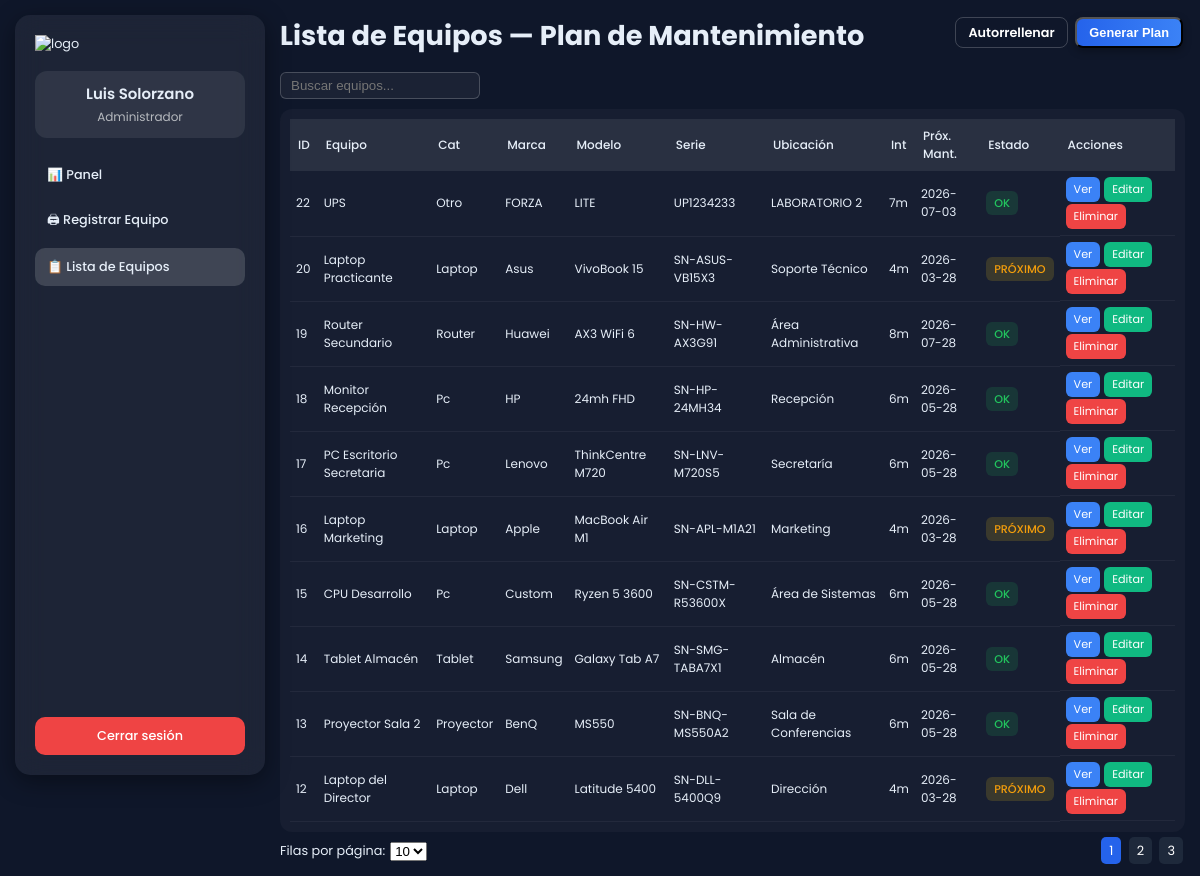
Screenshot of /lista_equipos.php?msg=error_id (signed in) with the database file from the repository.
### tables this page shows
CREATE TABLE `equipos` (
  `id_equipo` int(11) NOT NULL,
  `codigo_patrimonial` varchar(50) DEFAULT NULL,
  `nombre_equipo` varchar(150) NOT NULL,
  `categoria` varchar(50) NOT NULL,
  `marca` varchar(100) DEFAULT NULL,
  `modelo` varchar(100) DEFAULT NULL,
  `numero_serie` varchar(100) DEFAULT NULL,
  `estado` enum('Operativo','En Reparación','Dado de Baja') DEFAULT 'Operativo',
  `ubicacion` varchar(150) DEFAULT NULL,
  `fecha_registro` timestamp NOT NULL DEFAULT current_timestamp(),
  `ultimo_mantenimiento` date DEFAULT NULL
);

### lista_equipos.php (the view, shortened to what this page needs)
<?php
require_once "conexion.php";
$intervalos = [
    "laptop"=>4,"pc"=>6,"cpu"=>6,"computadora"=>6,
    "router"=>8,"switch"=>8,"monitor"=>10,"impresora"=>6,
    "tablet"=>6,"proyector"=>6,"servidor"=>3,"otro"=>7
];
function proximaFecha($fecha,$meses){ return date("Y-m-d",strtotime("+$meses months",strtotime($fecha))); }
$filas_por_pagina = isset($_GET['rows']) ? (int)$_GET['rows'] : 10;
$pagina = isset($_GET['page']) ? (int)$_GET['page'] : 1;
$filas_por_pagina = in_array($filas_por_pagina,[10,20,30]) ? $filas_por_pagina : 10;
$offset = ($pagina-1) * $filas_por_pagina;
$search = $_GET['search'] ?? '';
$search_sql = $conn->real_escape_string($search);
$where = $search_sql ? "WHERE nombre_equipo LIKE '%$search_sql%' OR categoria LIKE '%$search_sql%' OR marca LIKE '%$search_sql%'" : "";
$total_res = $conn->query("SELECT COUNT(*) AS total FROM equipos $where");
$total_row = $total_res->fetch_assoc()['total'];
$total_paginas = ceil($total_row / $filas_por_pagina);
$sql="SELECT id_equipo,nombre_equipo,categoria,marca,modelo,numero_serie,estado,ubicacion,fecha_registro
      FROM equipos
      $where
      ORDER BY id_equipo DESC
      LIMIT $offset, $filas_por_pagina";
$res=$conn->query($sql);
$nombre=$_SESSION['nombre']??'Usuario';
$rol=$_SESSION['rol']??'Invitado';
$pagina_actual=basename($_SERVER['PHP_SELF']);
?>
<!DOCTYPE html>
<html lang="es">
<head>
</head>
<body>
<div class="sidebar">
  <div class="logo-box"><img src="img/logo.png" alt="logo"></div>
  <div class="user-box"><h3><?= htmlspecialchars($nombre) ?></h3><span><?= htmlspecialchars(ucfirst($rol)) ?></span></div>
  <div class="nav">
    <a href="panel.php" class="<?= $pagina_actual=='panel.php'?'active':'' ?>">📊 Panel</a>
    <a href="registrar_equipo.php" class="<?= $pagina_actual=='registrar_equipo.php'?'active':'' ?>">🖨 Registrar Equipo</a>
    <a href="lista_equipos.php" class="active">📋 Lista de Equipos</a>
  </div>
  <a class="logout-btn" href="logout.php">Cerrar sesión</a>
</div>
<div class="content">
  <div class="header">
    <h1>Lista de Equipos — Plan de Mantenimiento</h1>
    <div>
      <a href="lista_equipos.php?action=autofill" class="btn btn-ghost">Autorrellenar</a>
      <button class="btn btn-primary">Generar Plan</button>
    </div>
  </div>
  <input type="text" id="searchInput" placeholder="Buscar equipos..." value="<?= htmlspecialchars($search) ?>">
  <div class="table-wrap">
    <table id="equiposTable">
      <thead>
        <tr>
          <th>ID</th><th>Equipo</th><th>Cat</th><th>Marca</th><th>Modelo</th>
          <th>Serie</th><th>Ubicación</th><th>Int</th><th>Próx. Mant.</th>
          <th>Estado</th><th>Acciones</th>
        </tr>
      </thead>
      <tbody>
      <?php if($res && $res->num_rows): while($r=$res->fetch_assoc()):
        $categoria=trim($r['categoria'])?:'Otro';
        $key=strtolower($categoria);
        $meses=$intervalos[$key]??$intervalos['otro'];
        $proxima=proximaFecha($r['fecha_registro'],$meses);
        $hoy=date('Y-m-d');
        if($proxima<$hoy){$estado="VENCIDO";$badge="badge-venc";}
        elseif(strtotime($proxima)-strtotime($hoy)<=30*86400){$estado="PRÓXIMO";$badge="badge-prox";}
        else{$estado="OK";$badge="badge-ok";}
      ?>
      <tr>
        <td><?= $r['id_equipo'] ?></td>
        <td><?= htmlspecialchars($r['nombre_equipo']) ?></td>
        <td><?= htmlspecialchars($categoria) ?></td>
        <td><?= htmlspecialchars($r['marca']) ?></td>
        <td><?= htmlspecialchars($r['modelo']) ?></td>
        <td><?= htmlspecialchars($r['numero_serie']) ?></td>
        <td><?= htmlspecialchars($r['ubicacion']) ?></td>
        <td><?= $meses ?>m</td>
        <td><?= $proxima ?></td>
        <td><span class="badge <?= $badge ?>"><?= $estado ?></span></td>
        <td class="actions">
          <a class="link-action ver" href="ver_equipo.php?id=<?= $r['id_equipo'] ?>">Ver</a>
          <a class="link-action editar" href="editar_equipo.php?id=<?= $r['id_equipo'] ?>">Editar</a>
          <a class="link-action eliminar" onclick="return confirm('¿Eliminar?')" href="eliminar_equipo.php?id=<?= $r['id_equipo'] ?>">Eliminar</a>
        </td>
      </tr>
      <?php endwhile; else: ?>
      <tr><td colspan="11">No hay equipos registrados.</td></tr>
      <?php endif; ?>
      </tbody>
    </table>
  </div>
  <div class="pagination">
    <div>
      <form method="get" style="display:flex; align-items:center; gap:5px;">
        <label for="rows">Filas por página:</label>
        <select name="rows" id="rows" onchange="this.form.submit()">
          <option value="10" <?= $filas_por_pagina==10?'selected':'' ?>>10</option>
        </select>
      </form>
    </div>
    <div>
      <?php for($i=1;$i<=$total_paginas;$i++): ?>
        <a href="?page=<?= $i ?>&rows=<?= $filas_por_pagina ?>&search=<?= urlencode($search) ?>" class="<?= $i==$pagina?'active':'inactive' ?>"><?= $i ?></a>
      <?php endfor; ?>
    </div>
  </div>
</div>
</body>
</html>

### lista_equipos.php (style rules this page uses)
:root { --bg:#0f172a; --glass:rgba(255,255,255,0.06); --accent:#e6eef8; --muted:rgba(255,255,255,0.65); --primary:#2563eb; --success:#16a34a; --warn:#f59e0b; --danger:#ef4444; }
* { box-sizing:border-box;margin:0;padding:0 }
body { font-family:'Poppins',sans-serif;background:var(--bg);color:var(--accent);display:flex;min-height:100vh;padding:15px;font-size:0.8rem; }
.sidebar { width:250px;background:var(--glass);backdrop-filter:blur(14px);border-radius:15px;padding:20px;display:flex;flex-direction:column;gap:18px;position:sticky;top:10px;height:95vh;box-shadow:0 6px 25px rgba(0,0,0,0.4); }
.logo-box img { width:100px }
.user-box { background:rgba(255,255,255,0.08);padding:12px;border-radius:12px;text-align:center;transition:0.3s; }
.user-box h3 { margin-bottom:3px;font-weight:600 }
.user-box span { color:var(--muted);font-size:0.75rem }
.nav { display:flex;flex-direction:column;gap:6px }
.nav a { padding:10px 12px;border-radius:10px;text-decoration:none;color:var(--accent);font-weight:500;transition:0.3s; }
.nav .active { background:rgba(255,255,255,0.15) }
.logout-btn { margin-top:auto;padding:10px;background:var(--danger);border-radius:10px;text-align:center;text-decoration:none;color:white;font-weight:500;transition:0.3s; }
.content { flex:1;margin-left:15px }
.header { display:flex;justify-content:space-between;margin-bottom:15px;flex-wrap:wrap;font-size:0.85rem; }
.btn { padding:6px 12px;border-radius:8px;color:white;text-decoration:none;font-weight:600;transition:0.3s;cursor:pointer;font-size:0.8rem;margin:2px; }
.btn-ghost { border:1px solid rgba(255,255,255,0.2);background:transparent }
.btn-primary { background:linear-gradient(90deg,#2563eb,#3b82f6);box-shadow:0 3px 8px rgba(0,0,0,0.3); }
.table-wrap { background:rgba(255,255,255,0.03);padding:10px;border-radius:12px;overflow-x:auto; }
table { width:100%;border-collapse:collapse;font-size:0.75rem; }
thead th { padding:8px;background:rgba(255,255,255,0.08);text-align:left;font-weight:500 }
tbody td { padding:6px;border-bottom:1px solid rgba(255,255,255,0.05); }
.badge { padding:4px 8px;border-radius:6px;font-weight:500;font-size:0.7rem }
.badge-ok { background:rgba(34,197,94,0.15);color:#22c55e }
.badge-prox { background:rgba(250,204,21,0.15);color:#f59e0b }
.link-action { padding:4px 8px;border-radius:6px;color:white;text-decoration:none;font-size:0.7rem;margin-right:2px;display:inline-block;transition:0.3s; }
.ver { background:#3b82f6 }
.editar { background:#10b981 }
.eliminar { background:#ef4444 }
.actions { display:flex;gap:2px;flex-wrap:wrap; }
.pagination { margin-top:10px; display:flex; justify-content:space-between; align-items:center; }
.pagination a { padding:5px 8px; margin:2px; border-radius:5px; text-decoration:none; color:white; }
.pagination a.active { background:#2563eb; }
.pagination a.inactive { background:#1e293b; }
#searchInput { padding:5px 10px;border-radius:6px;border:1px solid rgba(255,255,255,0.2);background:rgba(255,255,255,0.05);color:white;margin-bottom:10px;width:200px; }

### rows the page displays
equipos: id_equipo "22", nombre_equipo "UPS", categoria "Otro", marca "FORZA", modelo "LITE", numero_serie "UP1234233", ubicacion "LABORATORIO 2", categoria "7", proxima "2026-07-03", estado "OK"
equipos: id_equipo "20", nombre_equipo "Laptop Practicante", categoria "Laptop", marca "Asus", modelo "VivoBook 15", numero_serie "SN-ASUS-VB15X3", ubicacion "Soporte Técnico", categoria "4", proxima "2026-03-28", estado "PRÓXIMO"
equipos: id_equipo "19", nombre_equipo "Router Secundario", categoria "Router", marca "Huawei", modelo "AX3 WiFi 6", numero_serie "SN-HW-AX3G91", ubicacion "Área Administrativa", categoria "8", proxima "2026-07-28", estado "OK"
equipos: id_equipo "18", nombre_equipo "Monitor Recepción", categoria "Pc", marca "HP", modelo "24mh FHD", numero_serie "SN-HP-24MH34", ubicacion "Recepción", categoria "6", proxima "2026-05-28", estado "OK"
equipos: id_equipo "17", nombre_equipo "PC Escritorio Secretaria", categoria "Pc", marca "Lenovo", modelo "ThinkCentre M720", numero_serie "SN-LNV-M720S5", ubicacion "Secretaría", categoria "6", proxima "2026-05-28", estado "OK"
equipos: id_equipo "16", nombre_equipo "Laptop Marketing", categoria "Laptop", marca "Apple", modelo "MacBook Air M1", numero_serie "SN-APL-M1A21", ubicacion "Marketing", categoria "4", proxima "2026-03-28", estado "PRÓXIMO"
equipos: id_equipo "15", nombre_equipo "CPU Desarrollo", categoria "Pc", marca "Custom", modelo "Ryzen 5 3600", numero_serie "SN-CSTM-R53600X", ubicacion "Área de Sistemas", categoria "6", proxima "2026-05-28", estado "OK"
equipos: id_equipo "14", nombre_equipo "Tablet Almacén", categoria "Tablet", marca "Samsung", modelo "Galaxy Tab A7", numero_serie "SN-SMG-TABA7X1", ubicacion "Almacén", categoria "6", proxima "2026-05-28", estado "OK"
equipos: id_equipo "13", nombre_equipo "Proyector Sala 2", categoria "Proyector", marca "BenQ", modelo "MS550", numero_serie "SN-BNQ-MS550A2", ubicacion "Sala de Conferencias", categoria "6", proxima "2026-05-28", estado "OK"
equipos: id_equipo "12", nombre_equipo "Laptop del Director", categoria "Laptop", marca "Dell", modelo "Latitude 5400", numero_serie "SN-DLL-5400Q9", ubicacion "Dirección", categoria "4", proxima "2026-03-28", estado "PRÓXIMO"

### other values shown
$nombre "Luis Solorzano"
$rol "Administrador"
